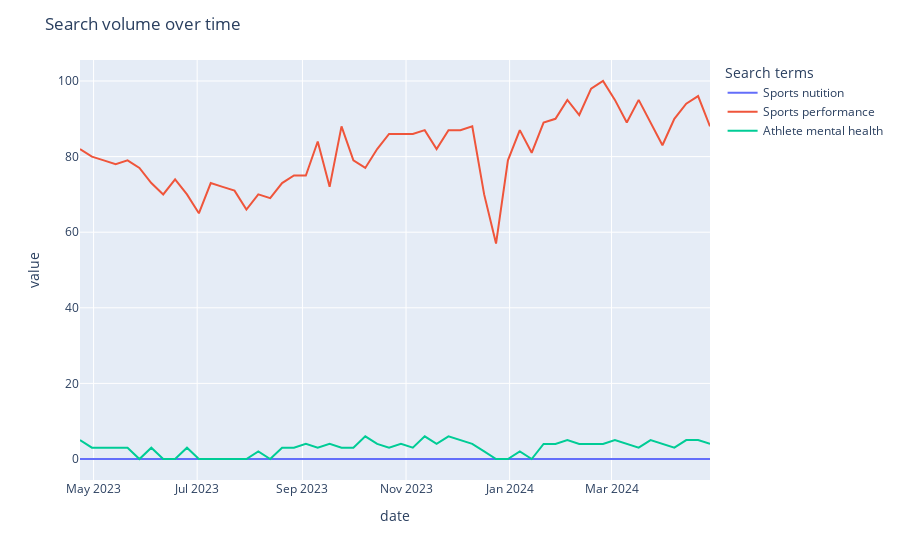

Here is the notebook cell this chart was saved with:
### Code cell
## linecharts 
pd.options.plotting.backend = "plotly"
fig = interest_over_time_df[kw_list].plot()
fig.update_layout(
    title_text='Search volume over time',
    legend_title_text='Search terms'
)
fig.show()
